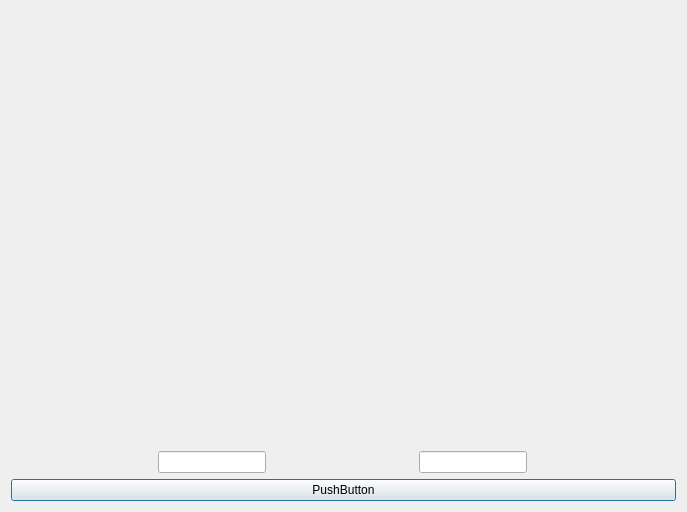
<?xml version="1.0" encoding="UTF-8"?>
<ui version="4.0">
 <class>Dialog</class>
 <widget class="QDialog" name="Dialog">
  <property name="geometry">
   <rect>
    <x>0</x>
    <y>0</y>
    <width>687</width>
    <height>512</height>
   </rect>
  </property>
  <property name="windowTitle">
   <string>Dialog</string>
  </property>
  <layout class="QHBoxLayout" name="horizontalLayout_2">
   <item>
    <layout class="QVBoxLayout" name="verticalLayout">
     <item>
      <layout class="QVBoxLayout" name="verticalLayout_10">
       <item>
        <widget class="QWidget" name="widget" native="true">
         <property name="sizePolicy">
          <sizepolicy hsizetype="Expanding" vsizetype="Expanding">
           <horstretch>0</horstretch>
           <verstretch>0</verstretch>
          </sizepolicy>
         </property>
         <property name="font">
          <font>
           <family>Times New Roman</family>
           <pointsize>12</pointsize>
          </font>
         </property>
        </widget>
       </item>
      </layout>
     </item>
     <item>
      <layout class="QHBoxLayout" name="horizontalLayout">
       <item>
        <widget class="QLineEdit" name="lineEdit">
         <property name="sizePolicy">
          <sizepolicy hsizetype="Maximum" vsizetype="Fixed">
           <horstretch>0</horstretch>
           <verstretch>0</verstretch>
          </sizepolicy>
         </property>
        </widget>
       </item>
       <item>
        <widget class="QLineEdit" name="lineEdit_2">
         <property name="sizePolicy">
          <sizepolicy hsizetype="Maximum" vsizetype="Fixed">
           <horstretch>0</horstretch>
           <verstretch>0</verstretch>
          </sizepolicy>
         </property>
        </widget>
       </item>
      </layout>
     </item>
     <item>
      <layout class="QVBoxLayout" name="verticalLayout_9">
       <item>
        <widget class="QPushButton" name="pushButton">
         <property name="text">
          <string>PushButton</string>
         </property>
        </widget>
       </item>
      </layout>
     </item>
    </layout>
   </item>
  </layout>
 </widget>
 <resources/>
 <connections/>
</ui>
